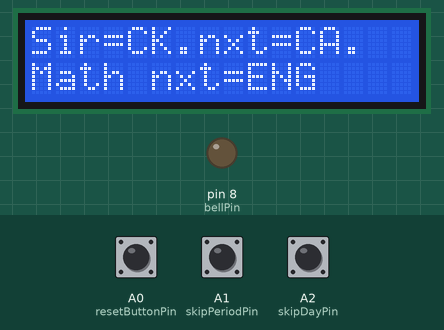
Recording of a sketch running on a simulated Arduino Uno, built with avr-gcc and run on an emulated ATmega328P. On the bench: 16×2 character LCD, output pins drawn as LEDs (lit = HIGH). Inputs (shaded band) come from the test bench; at power-on: A0 (resetButtonPin) HIGH, A1 (skipPeriodPin) HIGH, A2 (skipDayPin) HIGH.

Above: at 2.7 s.
2.8 s: A0 (resetButtonPin) pulled LOW for 0.15 s
At 3.2 s:
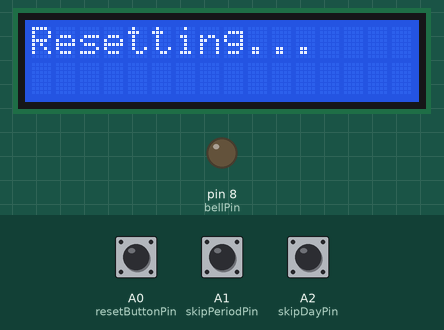
At 14.4 s:
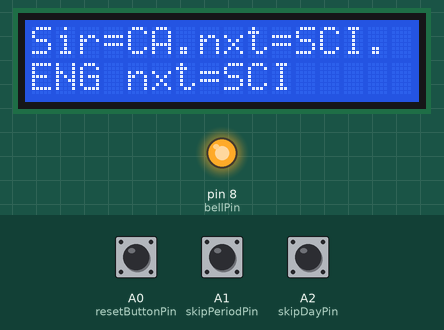
Timing chart, 0 to 15.3 s (numbered marks = the images above; inputs shaded):
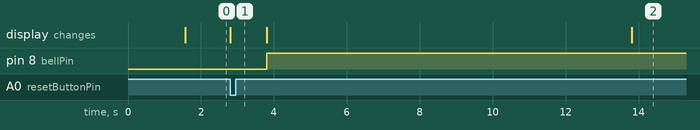

The sketch:

Smart_automatic_Bell_System_for_Educational_Institute.ino
```cpp
#include <LiquidCrystal.h>*

// LCD Pins: RS, E, D4–D7
LiquidCrystal lcd(7, 6, 5, 4, 3, 2);

// Buzzer
const int bellPin = 8;

// Button pins
const int resetButtonPin = A0;
const int skipPeriodPin = A1;
const int skipDayPin = A2;

// Schedule: 5 days x 8 periods x [Teacher, Subject]
const char* routine[5][8][2] = {


  {
    {"Sir=CK.nxt=CA.", "Math nxt=ENG"},
    {"Sir=CA.nxt=SCI.", "ENG nxt=SCI"},
    {"Sir=SCI.nxt=HIS.", "SCI nxt=HIS"},
    {"Sir=HIS.nxt=GEO.", "HIS nxt=GEO"},
    {"Sir=GEO.nxt=RG.", "GEO nxt=RG"},
    {"Sir=RG.nxt=EVS.", "RG nxt=EVS"},
    {"Sir=EVS.nxt=Draw.", "EVS nxt=DRAW"},
    {"Sir=Draw.nxt=END.", "DRAW nxt=END"}
  },
  {
    {"Sir=MRK.nxt=LNK.", "PHY nxt=CHEM"},
    {"Sir=LNK.nxt=COM.", "CHEM nxt=CS"},
    {"Sir=COM.nxt=ART.", "CS nxt=ART"},
    {"Sir=ART.nxt=PHY.", "ART nxt=PE"},
    {"Sir=PHY.nxt=MTH.", "PE nxt=MATH"},
    {"Sir=MTH.nxt=GEO.", "MATH nxt=GEO"},
    {"Sir=GEO.nxt=BIO.", "GEO nxt=BIO"},
    {"Sir=BIO.nxt=END.", "BIO nxt=END"}
  },
  {
    {"Sir=DAV.nxt=NMT.", "MATH nxt=ENG"},
    {"Sir=NMT.nxt=HIS.", "ENG nxt=HIS"},
    {"Sir=HIS.nxt=SCI.", "HIS nxt=SCI"},
    {"Sir=SCI.nxt=CHE.", "SCI nxt=CHEM"},
    {"Sir=CHE.nxt=TRA.", "CHEM nxt=TRG"},
    {"Sir=TRA.nxt=MTH.", "TRG nxt=MATH"},
    {"Sir=MTH.nxt=GEO.", "MATH nxt=GEO"},
    {"Sir=GEO.nxt=END.", "GEO nxt=END"}
  },
  {
    {"Sir=ASH.nxt=POO.", "PHY nxt=ENG"},
    {"Sir=POO.nxt=RHE.", "ENG nxt=SCI"},
    {"Sir=RHE.nxt=ART.", "SCI nxt=ART"},
    {"Sir=ART.nxt=DAN.", "ART nxt=DANCE"},
    {"Sir=DAN.nxt=EVS.", "DANCE nxt=EVS"},
    {"Sir=EVS.nxt=COM.", "EVS nxt=CS"},
    {"Sir=COM.nxt=Draw.", "CS nxt=DRAW"},
    {"Sir=Draw.nxt=END.", "DRAW nxt=END"}
  },
  {
    {"Sir=VIK.nxt=MEG.", "MATH nxt=ENG"},
    {"Sir=MEG.nxt=JAM.", "ENG nxt=SCI"},
    {"Sir=JAM.nxt=ARP.", "SCI nxt=HIS"},
    {"Sir=ARP.nxt=KUN.", "HIS nxt=GEO"},
    {"Sir=KUN.nxt=TRG.", "GEO nxt=RG"},
    {"Sir=RG.nxt=SNE.", "TRG nxt=BIO"},
    {"Sir=SNE.nxt=ART.", "BIO nxt=ART"},
    {"Sir=ART.nxt=END.", "ART nxt=END"}


  }};

// State tracking
int currentDay = 0;
int currentPeriod = 0;

unsigned long lastPeriodTime = 0;
const unsigned long periodInterval = 20000; // 20 seconds
bool bellRung = false;

void setup() {
  pinMode(bellPin, OUTPUT);
  pinMode(resetButtonPin, INPUT_PULLUP);
  pinMode(skipPeriodPin, INPUT_PULLUP);
  pinMode(skipDayPin, INPUT_PULLUP);

  lcd.begin(16, 2);
  lcd.print("System Starting...");
  delay(1500);
  lcd.clear();

  showCurrentPeriod();
  lastPeriodTime = millis();
}

void loop() {
  unsigned long now = millis();

  // Reset button
  if (digitalRead(resetButtonPin) == LOW) {
    currentDay = 0;
    currentPeriod = 0;
    lcd.clear(); lcd.print("Resetting...");
    delay(1000);
    showCurrentPeriod();
    lastPeriodTime = millis();
    bellRung = false;
  }

  // Skip period
  if (digitalRead(skipPeriodPin) == LOW) {
    skipPeriod();
    delay(500);
  }

  // Skip day
  if (digitalRead(skipDayPin) == LOW) {
    skipDay();
    delay(500);
  }

  // Bell ON 10 seconds before period change
  if (!bellRung && now - lastPeriodTime >= (periodInterval - 10000)) {
    ringBell(10000);  // ring for 10 seconds
    bellRung = true;
  }

  // Auto period change after 20 seconds
  if (now - lastPeriodTime >= periodInterval) {
    skipPeriod(); // Move to next period
    lastPeriodTime = now;
    bellRung = false;
  }
}

void skipPeriod() {
  currentPeriod++;
  if (currentPeriod >= 8) {
    currentPeriod = 0;
    currentDay++;
    if (currentDay >= 5) {
      currentDay = 0;
    }
  }
  showCurrentPeriod();
}

void skipDay() {
  currentDay++;
  if (currentDay >= 5) {
    currentDay = 0;
  }
  currentPeriod = 0;
  lcd.clear();
  lcd.print("Skipping to next");
  lcd.setCursor(0, 1);
  lcd.print("day...");
  delay(1000);
  showCurrentPeriod();
}

void ringBell(int duration) {
  digitalWrite(bellPin, HIGH);
  delay(duration);
  digitalWrite(bellPin, LOW);
}

void showCurrentPeriod() {
  lcd.clear();
  lcd.setCursor(0, 0);
  lcd.print(routine[currentDay][currentPeriod][0]); // Teacher
  lcd.setCursor(0, 1);
  lcd.print(routine[currentDay][currentPeriod][1]); // Subject
}
```

Measured:
- after the input at 2.8 s, pin 8 (bellPin): LOW → HIGH after 1.0 s instead of 8.8 s; the display: changes at once (image 1)
